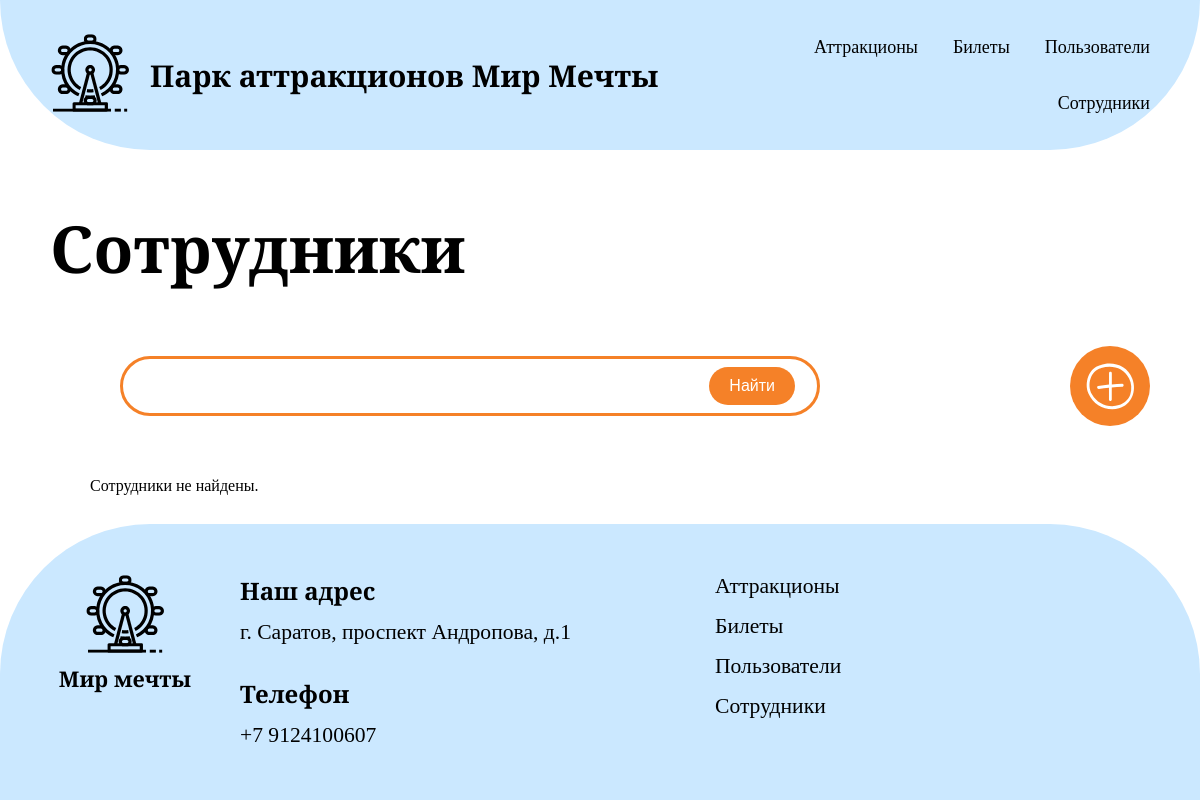
/staff/, run on an earlier commit of the app's database.
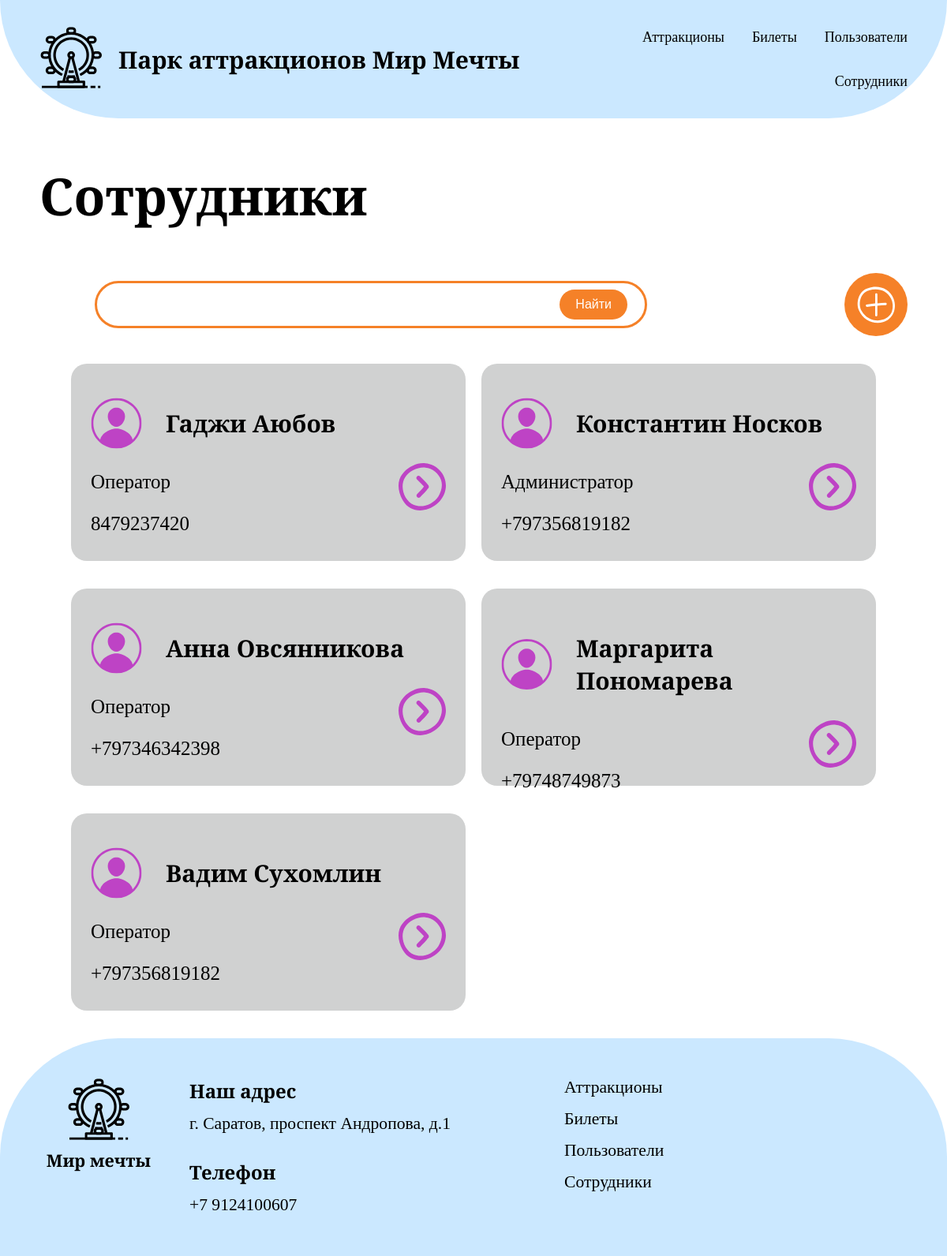
And on a later commit of the database.
### first_app/models.py (models this page shows, shortened)
class Staff(models.Model):
    POSITION_CHOICES = [
        ('operator', 'Оператор'),
        ('administrator', 'Администратор'),
    ]
    name = models.CharField('Имя', max_length=50)
    surname = models.CharField('Фамилия', max_length=50)
    position = models.CharField('Должность', max_length=50, choices=POSITION_CHOICES)
    phone_number = models.CharField('Номер телефона', max_length=20)
    passport = models.CharField('Паспорт', max_length=13, unique=True)
    photo = models.ImageField('Фотография сотрудника', upload_to='staff_photos/', null=True, blank=True)
    class Meta:
        verbose_name = "Сотрудник"
        verbose_name_plural = "Сотрудники"
        ordering = ["surname", "name"]
        indexes = [
            models.Index(fields=["position"])
        ]

### first_app/views.py (the view)
# urls.py: path('staff/', staff, name='staff'),
def staff(request):
    all_staff = Staff.objects.all().order_by('surname', 'name')
    return render(request, 'staff.html', {'staff_list': all_staff})

### first_app/templates/staff.html
{% extends "base.html" %}
{% load static %}
{%block main%}
<div class="container">
    <section class="page-search">
        <h1 class="page-title">Сотрудники</h1>
        <form class="search" action="/search" method="get">
            <div class="search-container">
                <input class="search-input" type="text" name="query">
                <button type="submit" class="search-button">Найти</button>
            </div>
            <img src="{% static 'images/add.svg' %}" alt="добавить" class="add">
        </form>
    </section>
    <section class="users-menu">
        {% for staff_member in staff_list %}
        <div class="user-card">
            <div class="user-header">
                {% if staff_member.photo %}
                <img src="{{ staff_member.photo.url }}" alt="фото сотрудника {{ staff_member.name }}" class="profile-img">
                {% else %}
                <img src="{% static 'images/profile.co.svg' %}" alt="фото профиля" class="profile-img">
                {% endif %}
                <h3 class="user-name">{{ staff_member.name }} {{ staff_member.surname }}</h3>
            </div>
            <div class="erl">
                <div class="user-info">
                    <p class="email">{{ staff_member.get_position_display }}</p>
                    <p class="regist">{{ staff_member.phone_number }}</p>
                </div>
                <img src="{% static 'images/podrobnee.svg' %}" alt="Подробнее" class="podrobnee">
            </div>
        </div>
        {% empty %}
        <p>Сотрудники не найдены.</p>
        {% endfor %}
    </section>
</div>
{%endblock%}

What changed in the data, as far as the page shows it:
added Staff: name "Гаджи", surname "Аюбов", position "Оператор", phone_number "8479237420"
added Staff: name "Константин", surname "Носков", position "Администратор", phone_number "+797356819182"
added Staff: name "Анна", surname "Овсянникова", position "Оператор", phone_number "+797346342398"
added Staff: name "Маргарита", surname "Пономарева", position "Оператор", phone_number "+79748749873"
added Staff: name "Вадим", surname "Сухомлин", position "Оператор", phone_number "+797356819182"
Also different on the page:
text no longer shown: "Сотрудники не найдены."
